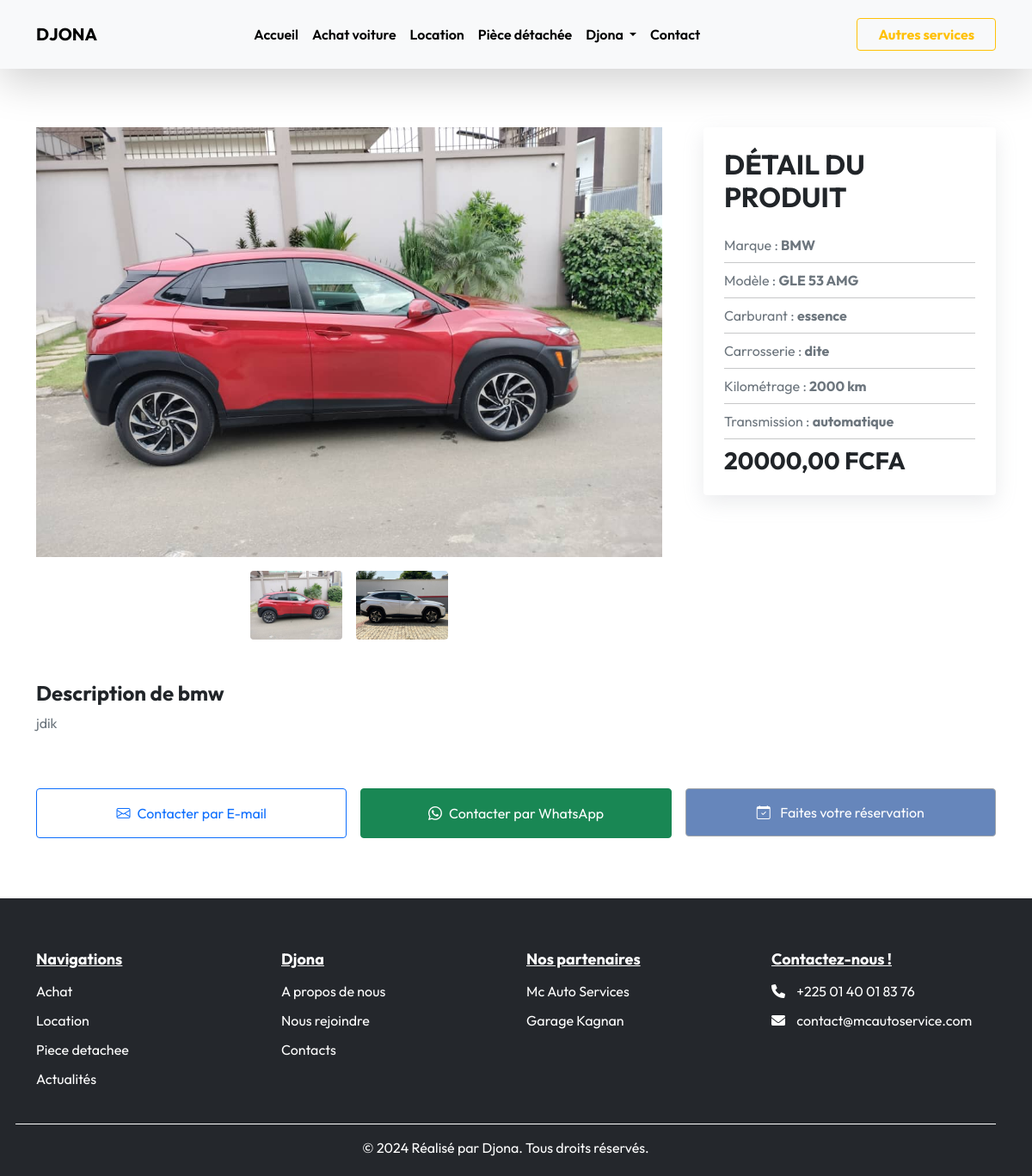
The page /product/30/ on the database its author committed.
### djona_admin/models.py (models this page shows, shortened)
class Image(models.Model):
    image = models.ImageField(upload_to='images/')
    date_ajout = models.DateTimeField(auto_now_add=True)

class Produit(models.Model):
    id = models.AutoField(primary_key=True)
    hashed_id = models.CharField(max_length=64, editable=False, unique=True)
    images = models.ManyToManyField('Image', related_name='produits')
    marque = models.CharField(max_length=255)
    modele = models.CharField(max_length=255)
    annee = models.CharField(max_length=4)
    CARBURANT_CHOICES = [
        ('essence', 'Essence'),
        ('diesel', 'Diesel'),
        ('hybride', 'Hybride'),
        ('electrique', 'Électrique'),
    ]
    carburant = models.CharField(max_length=50, choices=CARBURANT_CHOICES)
    type = models.CharField(max_length=255)
    kilometrage = models.PositiveIntegerField(validators=[MinValueValidator(0)])
    prix = models.DecimalField(max_digits=10, decimal_places=2, validators=[MinValueValidator(0)])
    TRANSMISSION_CHOICES = [
        ('manuelle', 'Manuelle'),
        ('automatique', 'Automatique'),
    ]
    transmission = models.CharField(max_length=50, choices=TRANSMISSION_CHOICES)
    description = models.TextField()
    ville = models.CharField(max_length=255)
    occasion_neuve = models.CharField(max_length=255, help_text="Indiquez si le véhicule est neuf ou d'occasion.")
    immatriculation = models.CharField(max_length=255, unique=True)
    nom_entreprise = models.CharField(max_length=255)
    contact = models.CharField(max_length=255)
    prix_location = models.DecimalField(max_digits=10, decimal_places=2, null=True, blank=True, validators=[MinValueValidator(0)])
    limite_assurance = models.DateField()
    date_ajout = models.DateTimeField(auto_now=True)
    statut = models.ForeignKey(
        'EtatVehicule',
        on_delete=models.CASCADE,
        related_name='produits'
    )
    def first_image_url(self):
        first_image = self.images.first()
        if first_image and hasattr(first_image, 'image') and first_image.image:
            return first_image.image.url
        return None
    first_image_url.short_description = 'Image'
    def whatsapp_message(self):
        occasion_neuve = "Neuve" if self.type.lower() == "neuve" else "Occasion"
        image_url = self.first_image_url() if self.first_image_url() else "Image non disponible"
        return (
            f"Bonjour, je suis intéressé par le véhicule\n"
            f"Marque: {self.marque}\n"
            f"Modèle: {self.modele}\n"
            f"Transmission: {self.transmission}\n"
            f"Prix: {self.prix} FCFA \n"
            f"Kilométrage: {self.kilometrage} km\n"
            f"Année: {self.annee}.\n"
            f"Image du produit: {image_url}\n"
            "Pouvez-vous m'en dire plus ?"
        )
    class Meta:
        ordering = ['-date_ajout']

### djona_admin/views.py (the view)
# urls.py: path('product/<str:id>/', views.ProductDetailPage, name='product_detail'),
def ProductDetailPage(request, id):
    product = get_object_or_404(Produit, id=id)
    whatsapp_message = product.whatsapp_message()
    image_urls = [image.image.url for image in product.images.all()]
    images = product.images.all()
    context = {
        "product": product,
        "whatsapp_message": whatsapp_message,
        "image_urls": image_urls,
        "images": images
    }
    return render(request, "product_detail.html", context)

### djona_admin/models.py (called while the page is built)
    def __str__(self):
        return self.nom

### djona_admin/templates/product_detail.html (shortened to what this page needs)
{% extends 'base.html' %}
{% block content %}
    <div class="container py-5">
        <div class="row g-5 d-flex align-items-start" style="padding-top:100px;">
            <div class="col-md-8">
                <img id="mainImage" src="{{ images.first.image.url }}" class="d-block w-100" alt="{{ product.nom }}" style="object-fit: cover; height: 500px;">
                <div class="mt-3 d-flex justify-content-center">
                    {% for image in images %}
                        <div class="mx-2">
                            <img src="{{ image.image.url }}" class="img-fluid rounded" alt="{{ product.nom }}" style="object-fit: cover; height: 80px; cursor: pointer;" onclick="changeMainImage('{{ image.image.url }}')">
                        </div>
                    {% endfor %}
                </div>
            </div>
            <div class="col-md-4">
                <div class="p-4 bg-white rounded" style="box-shadow: rgba(149, 157, 165, 0.2) 0px 8px 24px;">
                    <h2 class="fw-bold mb-4" style="text-transform: uppercase;">Détail du produit</h2>
                    <p class="text-muted mb-2">
                        Marque : <strong style="text-transform: uppercase;">{{ product.marque }}</strong>
                    </p>
                    <hr class="my-2">
                    <p class="text-muted mb-2">
                        Modèle : <strong>{{ product.modele }}</strong>
                    </p>
                    <hr class="my-2">
                    <p class="text-muted mb-2">
                        Carburant : <strong>{{ product.carburant }}</strong>
                    </p>
                    <hr class="my-2">
                    <p class="text-muted mb-2">
                        Carrosserie : <strong>{{ product.type }}</strong>
                    </p>
                    <hr class="my-2">
                    <p class="text-muted mb-2">
                        Kilométrage : <strong>{{ product.kilometrage }} km</strong>
                    </p>
                    <hr class="my-2">
                    <p class="text-muted mb-2">
                        Transmission : <strong>{{ product.transmission }}</strong>
                    </p>
                    <hr class="my-2">
                    <h3 class="fw-bold mb-0">{{ product.prix }} FCFA</h3>
                </div>
            </div>
        </div>
        <div class="row mt-5">
            <div class="col-12">
                <h2 class="h4 fw-bold">Description de {{ product.marque }}</h2>
                <p class="text-muted">{{ product.description }}</p>
            </div>
        </div>
    </div>
    <div class="container">
        <div class="row g-3">
            <div class="col-12 col-md-4 col-lg-4">
                <a href="{% url 'contact' product.id %}" class="btn btn-outline-primary w-100 py-3 d-flex align-items-center justify-content-center">
                    <i class="bi bi-envelope me-2"></i> Contacter par E-mail
                </a>
            </div>
            <div class="col-12 col-md-4 col-lg-4">
                <a href="https://wa.me/22540018376?text={{ whatsapp_message|urlencode }}"
                    target="_blank"
                    class="btn btn-success w-100 py-3 d-flex align-items-center justify-content-center">
                    <i class="bi bi-whatsapp me-2"></i> Contacter par WhatsApp
                </a>
            </div>
            <div class="col-12 col-md-4 col-lg-4">
                <button class="btn btn-outline-secondary w-100 w-md-auto
                {% if product.statut|lower != 'location' %}disabled{% endif %}"
                type="button" style="background: #154698; color: #fff; padding: 15px;" data-bs-toggle="modal" data-bs-target="#contactModal">
                    <i class="bi bi-calendar-check me-2"></i> Faites votre réservation
                </button>
            </div>
        </div>
    </div>
{% endblock %}

### djona_admin/static/css/style.css (style rules this page uses)
* { box-sizing: border-box; padding: 0; margin: 0; font-family: 'Outfit'; }
html { scroll-behavior: smooth; }
body { background-color: #fff; font-family: 'Josefin Sans'; }

### rows shown on the page
Image: first.image (picture), image (picture)
Image: image (picture)
Produit: marque "BMW", modele "GLE 53 AMG", carburant "essence", type "dite", kilometrage "2000", transmission "automatique", prix "20000,00", marque "bmw", description "jdik"
